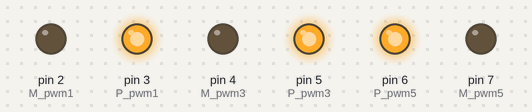
The sketch below on a simulated Arduino Uno, built with avr-gcc and run on an emulated ATmega328P. Shown: output pins drawn as LEDs (lit = HIGH).

Above: at 0.5 s.
At 3.5 s:
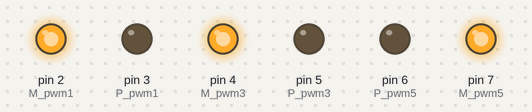
Timing chart, 0 to 4.6 s (numbered marks = the images above):
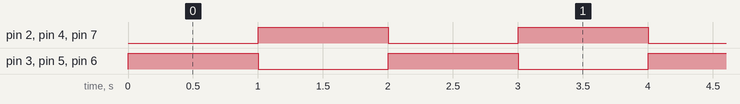

The sketch:

proyecto_convertidor_v3.ino
```cpp
int P_pwm1 = 3;
int P_pwm3 = 5;
int P_pwm5 = 6;
int M_pwm1 = 2;
int M_pwm3 = 4;
int M_pwm5 = 7;
int const frecuencia = 1;
const float periodo = (1/frecuencia);
const float timer = periodo*1000;

void setup()
{
  Serial.begin(9600);
  pinMode(P_pwm1, OUTPUT);
  pinMode(P_pwm3, OUTPUT);
  pinMode(P_pwm5, OUTPUT);
  pinMode(M_pwm1, OUTPUT);
  pinMode(M_pwm3, OUTPUT);
  pinMode(M_pwm5, OUTPUT);
}

void loop()
{
  for (;;){
    s1On();
    s3On();
    s5On();
    delay(timer);
    s1Off();
    s3Off();
    s5Off();
    delay(timer);
    //signal001();
    //signal002();
    //signal003();
    //signal004();
  }
}
void s1On(){
  digitalWrite(P_pwm3, 1);
  digitalWrite(M_pwm3, 0);
}
void s1Off(){
  digitalWrite(P_pwm3, 0);
  digitalWrite(M_pwm3, 1);
}
void s3On(){
  digitalWrite(P_pwm1, 1);
  digitalWrite(M_pwm1, 0);
}
void s3Off(){
  digitalWrite(P_pwm1, 0);
  digitalWrite(M_pwm1, 1);
}
void s5On(){
  digitalWrite(P_pwm5, 1);
  digitalWrite(M_pwm5, 0);
}
void s5Off(){
  digitalWrite(P_pwm5, 0);
  digitalWrite(M_pwm5, 1);
}
void signal001(){//señal s3=(s5^-1) && s1=cte
  s3On();
  s5Off();
  s1On();
  delay (timer);
  s3Off();
  s5On();
  s1On();
  delay (timer);
}
void signal002(){//señal s3=(s5^-1) && s1=s3
  s3On();
  s5Off();
  s1On();
  delay (timer);
  s3Off();
  s5On();
  s1Off();
  delay (timer);
}
void signal003(){//señal s3=(s5^-1) && s1=s5
  s3On();
  s5Off();
  s1Off();
  delay (timer);
  s3Off();
  s5On();
  s1On();
  delay (timer);
}
void signal004(){//generar 10 veces cada pulso de manera aislada
  int a=0;
  int b=0;
  int c=0;
  digitalWrite(P_pwm1, 0);
  digitalWrite(P_pwm5, 0);
  digitalWrite(P_pwm3, 0);
  digitalWrite(M_pwm1, 0);
  digitalWrite(M_pwm5, 0);
  digitalWrite(M_pwm3, 0);
  for(a=0;a<10;a++){
    pulseOnlyS1();
  }
  for(b=0;b<10;b++){
    pulseOnlyS3();
  }
    for(c=0;c<10;c++){
    pulseOnlyS5();
  }

}
void pulseOnlyS1(){
    s1On();
    delay(timer);
    s1Off();
    delay(timer);
}
void pulseOnlyS3(){
    s3On();
    delay(timer);
    s3Off();
    delay(timer);
}
void pulseOnlyS5(){
    s5On();
    delay(timer);
    s5Off();
    delay(timer);
}
```

Measured:
- by itself, pin 2 (M_pwm1), pin 3 (P_pwm1), pin 4 (M_pwm3), pin 5 (P_pwm3), pin 6 (P_pwm5), pin 7 (M_pwm5): alternates HIGH for 1.0 s and LOW for 1.0 s
